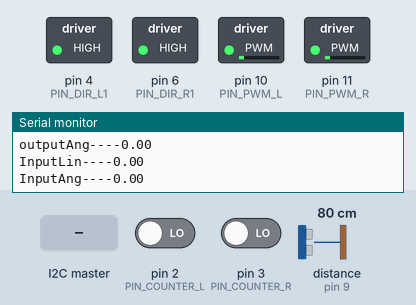
Bench run of a sketch on a simulated Arduino Uno, built with avr-gcc and run on an emulated ATmega328P. Shown: switched loads named in the sketch (green lamp = pin HIGH), the last lines printed to the serial monitor. Wiring (inferred from the names in the program): ultrasonic range finder: trigger pin 8; echo pin 9. The inputs (shaded band) are chosen by the test bench; at power-on: distance to the obstacle (sensor on pin 9) 80 cm, pin 2 (PIN_COUNTER_L) LOW, pin 3 (PIN_COUNTER_R) LOW. The echo pulse lasts 58.3 µs per cm; pins used as bus, display or sensor lines are not drawn.

Above: at 1.2 s.
1.3 s: distance to the obstacle (sensor on pin 9) set to 2 cm
At 2.6 s:
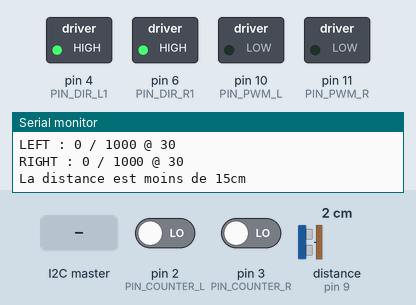
3.5 s: pin 2 (PIN_COUNTER_L) driven HIGH
6.5 s: pin 3 (PIN_COUNTER_R) driven HIGH
9.5 s: the I2C master sends the byte 1
11.0 s: the I2C master sends the byte 2
12.5 s: distance to the obstacle (sensor on pin 9) set to 13 cm
14.3 s: distance to the obstacle (sensor on pin 9) set to 17 cm
At 15.6 s:
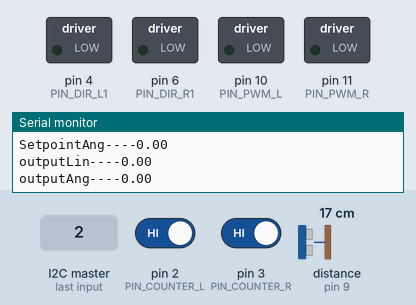
Timing chart, 0 to 17.3 s (numbered marks = the images above; inputs shaded):
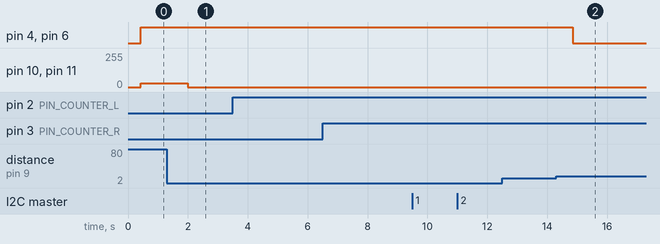

Measured:
- the behaviour switches between 15 and 16 cm on distance to the obstacle (sensor on pin 9) (found by bisection; images 1 and 2)
- after the input at 1.3 s, pin 10 (PIN_PWM_L), pin 11 (PIN_PWM_R): 30/255 → 0/255 after 0.70 s
- after the input at 14.3 s, pin 4 (PIN_DIR_L1), pin 6 (PIN_DIR_R1): HIGH → LOW after 0.56 s

The sketch:

Moteurs-Communication.ino
```cpp
#include <EEPROM.h>

void setup() {
  Communications_setup();
  Moteurs_setup();

  doMove(100/*Left*/, 100/*Right*/, 30); // 2 distances en cm et la vitesse de 0-255 ATTENTION? IL FAUT CHANGER LE RATIO DE DISTANCE POUR LES NOUVELLES CHENILLES
}

void loop() {
  Moteurs_loop();
}
```

Communications.ino
```cpp
// Configuration
#define BUFFER_SIZE 32
#define I2C_ADDRESS 8

// Debug
#define DEBUG
#ifdef DEBUG
 #define DEBUG_PRINT(x)  Serial.print (x)
 #define DEBUG_PRINTLN(x)  Serial.println (x)
#else
 #define DEBUG_PRINT(x)
#endif

#include <Wire.h>

// Variables globales
char buffer_receive[BUFFER_SIZE];
char buffer_send[BUFFER_SIZE];
int sofar;

void Communications_setup() {
  #ifdef DEBUG
    Serial.begin(9600);
    while (!Serial);
    Serial.println("Debug started");
  #endif

  Wire.begin(I2C_ADDRESS);
  Wire.onRequest(wireSendEvent);
  Wire.onReceive(wireReceiveEvent);
}

float parseNumber(char code,float fallback) {
  char *ptr=buffer_receive;
  while(ptr && *ptr && ptr<buffer_receive+sofar) {
    if(*ptr==code) {
      return atof(ptr+1);
    }
    ptr=strchr(ptr,' ')+1;
  }
  return fallback;
}

bool parsePresent(char code) {
  char *ptr=buffer_receive;
  while(ptr && *ptr && ptr<buffer_receive+sofar) {
    if(*ptr==code) {
      return 1;
    }
    ptr=strchr(ptr,' ')+1;
  }
  return 0;
}

void processCommand() {
  long cmd;

  // Commandes F
  cmd = parseNumber('F',-1);
  switch(cmd) {
    case  1: { // F1 : se déplacer
      // Ex : F1 R999999.99 L999999.99 S999
      doMove(parseNumber('R', 0), parseNumber('L', 0), parseNumber('S', 0));
      break;
      }
    default:  break;
  }

  // Commandes Q
  cmd = parseNumber('Q',-1);
  switch(cmd) {
    case 1: { // Q1 : Demande de position
      getPosition(parsePresent('R'), parsePresent('L'));
      break;
    }
    case 2: { // Q2 : Demande d'information des capteurs
      getSensors(parsePresent('A'), parsePresent('B'), parsePresent('C'), parsePresent('D'));
      break;
    }
    default:  break;
  }
}

void getPosition(bool R, bool L) {
  DEBUG_PRINT("You asked for position ");
  if(R) DEBUG_PRINT("right ");
  if(L) DEBUG_PRINT("left ");
  DEBUG_PRINTLN();

  wireSend("Q1 R42 L42");
}

void getSensors(bool A, bool B, bool C, bool D) {
  DEBUG_PRINT("You asked for sensors ");
  if(A) DEBUG_PRINT("A ");
  if(B) DEBUG_PRINT("B ");
  if(C) DEBUG_PRINT("C ");
  if(D) DEBUG_PRINT("D ");
  DEBUG_PRINTLN();

  wireSend("Q2 A1 C3");
}

void wireReceiveEvent(int howMany) {
  DEBUG_PRINT("Receiving on I2C : ");
  char c;
  if(Wire.available() > 0) {
    while(Wire.available() > 0) {
      c = Wire.read();
      if(sofar<127) buffer_receive[sofar++] = c;
      if(c=='\n') {
        buffer_receive[sofar]=0;
        DEBUG_PRINTLN(buffer_receive);
        processCommand();
        sofar = 0;
      }
    }
  }
}

void wireSend(char* str) {
  strncpy(buffer_send, str, 32);
  strncat(buffer_send, "\n", 32);
}

void wireSendEvent() {
  Wire.write(buffer_send);
}
```

Moteurs.ino
```cpp
#include <PID_v1.h>
#include <Time.h>
#include <Arduino.h>
// PID myPID(&Input, &Output, &Setpoint, Kp, Ki, Kd, DIRECT);
// Set point sera un distance à atteindre, la consigne.
// Input la distance à laquelle on se trouve
// Output la valeur de PWM


// Définition des pins Arduino
#define PIN_DIR_L1 4 // Sélecteur de direction 1 du moteur L
#define PIN_PWM_L 10 // PWM pour régler la vitesse du moteur L
#define PIN_DIR_R1 6 // Sélecteur de direction 1 du moteur R
#define PIN_PWM_R 11 // PWM pour régler la vitesse du moteur R
#define PIN_COUNTER_L 2 // Roue codeuse du moteur L
#define PIN_COUNTER_R 3 // Roue codeuse du moteur R
#define PIN_COUNTER_DIRECTION_L 12 // Direction Roue codeuse du moteur L
#define PIN_COUNTER_DIRECTION_R 13 // Direction Roue codeuse du moteur R
#define PIN_ULTRASONS_TRIG 8 // Capteur ultrasons
#define PIN_ULTRASONS_ECHO 9 // Capteur ultrasons

// Autres constantes
#define CM_TO_COUNT_RATIO 0.1 // Nombre de centimètres par compte des roues codeuses
#define SPEEDSOUND 340 // Vitesse du son en m/s
#define FORWARD 1
#define BACKWARD 0

// Variables globales
//Roue codeuse
long comptL = 0;
long comptR = 0;
bool lastComptL = LOW;
bool lastComptR = LOW;
long comptTargetL = 0;
long comptTargetR = 0;
//Moteurs
int directionL = FORWARD;
int directionR = FORWARD;
int SpeedR;
int SpeedL;
//Ultra-sons
float distUS;
//PID
double SetpointLin, InputLin, OutputLin,SetpointAng, InputAng, OutputAng;
double OutputR,OutputL;
//Specify the links and initial tuning parameters
PID PIDlineaire(&InputLin, &OutputLin, &SetpointLin,2,5,0, RISING);
PID PIDangulaire(&InputAng, &OutputAng, &SetpointAng,2,1,0, RISING);


// Moteurs_setup doit être appelé dans le setup() de l'Arduino pour configurer le module moteurs
void Moteurs_setup() {
  pinMode(PIN_DIR_L1, OUTPUT);
  pinMode(PIN_PWM_L, OUTPUT);

  pinMode(PIN_DIR_R1, OUTPUT);
  pinMode(PIN_PWM_R, OUTPUT);

  pinMode(PIN_COUNTER_L, INPUT);
  pinMode(PIN_COUNTER_R, INPUT);

  pinMode(PIN_ULTRASONS_TRIG,OUTPUT);
  pinMode(PIN_ULTRASONS_ECHO, INPUT);

  PIDlineaire.SetMode(AUTOMATIC); //turn on the PID
  PIDangulaire.SetMode(AUTOMATIC);
  InputLin=0;
  //Gestion des interruptions.Dans l'arduino UNO il existe deux pins dédiées à l'intérruption la 2 et la 3
  attachInterrupt(0, roueCodeuse, CHANGE); // le 0 correspond à la pin 2
  attachInterrupt(1, roueCodeuse, CHANGE); //le 1 correspond à la pin 3
  SetpointAng = 0;
}

// Moteurs_loop doit être appelé dans le loop() de l'Arduino pour gérer le module moteurs
void Moteurs_loop() {
  motorManagement();
  ultrasons();
  Serial.print("SetpointLin----");
  Serial.println(SetpointLin);
  Serial.print("SetpointAng----");
  Serial.println(SetpointAng);
  Serial.print("outputLin----");
  Serial.println(OutputLin);
  Serial.print("outputAng----");
  Serial.println(OutputAng);
  Serial.print("InputLin----");
  Serial.println(InputLin);
  Serial.print("InputAng----");
  Serial.println(InputAng);
}

// regulateMotors se charge de réguler la vitesse des moteurs pour atteindre l'objectif de distance fixé
void motorManagement() {
  DEBUG_PRINT("LEFT : ");
  DEBUG_PRINT(comptL);
  DEBUG_PRINT(" / ");
  DEBUG_PRINT(comptTargetL);
  DEBUG_PRINT(" @ ");
  DEBUG_PRINTLN(SpeedL);


  DEBUG_PRINT("RIGHT : ");
  DEBUG_PRINT(comptR);
  DEBUG_PRINT(" / ");
  DEBUG_PRINT(comptTargetR);
  DEBUG_PRINT(" @ ");
  DEBUG_PRINTLN(SpeedR);

  if (distUS > 15){
    if(SpeedL > 0){
      digitalWrite(PIN_DIR_L1, 1);
    } else {
      digitalWrite(PIN_DIR_L1, 0);
    }
    if(SpeedR > 0) {
      digitalWrite(PIN_DIR_R1, 1);
    } else {
      digitalWrite(PIN_DIR_R1, 0);
    }
    analogWrite(PIN_PWM_R, SpeedR);
    analogWrite(PIN_PWM_L, SpeedL);
  }
 else {
   Serial.println("La distance est moins de 15cm ");
   analogWrite(PIN_PWM_L, 0);
   analogWrite(PIN_PWM_R, 0);
  }
}

// updateCodingWheels met à jour comptL et comptR si les roues codeuses respectives ont tourné
/*void roueCodeuseL() {
  if (digitalRead(PIN_COUNTER_DIRECTION_L) == digitalRead(PIN_COUNTER_L)) {
    comptL++;
  }else {
    comptL--;
  }
  InputLin=(comptR+comptL)/2;
  InputAng=(comptR-comptL);
  SpeedR = OutputLin + OutputAng;
  SpeedL = OutputLin - OutputAng;
  PIDangulaire.Compute();
  PIDlineaire.Compute();
}
void roueCodeuseR() {
  if (digitalRead(PIN_COUNTER_DIRECTION_R )==digitalRead( PIN_COUNTER_R )) {
    comptR++;
  }else {
    comptR--;
  }
  InputLin=(comptR+comptL)/2;
  InputAng=(comptR-comptL);
  SpeedR = OutputLin + OutputAng;
  SpeedL = OutputLin - OutputAng;
  PIDangulaire.Compute();
  PIDlineaire.Compute();
}*/
void roueCodeuse() {
  // Compter uniquement si la mesure est différente de la dernière
  if (digitalRead(PIN_COUNTER_L) != lastComptL) {
    comptL++;
    lastComptL = !lastComptL;
  }

  if (digitalRead(PIN_COUNTER_R) != lastComptR) {
    comptR++;
    lastComptR = !lastComptR;
  }
  //Voir image du PID régulation dans la documentation
  InputLin=(comptR+comptL)/2;
  InputAng=(comptR-comptL);
  SpeedR = OutputLin + OutputAng;
  SpeedL = OutputLin - OutputAng;
  PIDangulaire.Compute();
  PIDlineaire.Compute();
}

// Fonction recevant l'ordre de se déplacer. right et left en cm (positif = en avant, négatif = en arrière). speed en pourcents (0 à 100)
void doMove(float left, float right, float speed) {
  float absRight = abs(right);
  float absLeft = abs(left);

  // On ajoute le nombre de count des roues codeuses au target
  comptTargetR += absRight/CM_TO_COUNT_RATIO;
  comptTargetL += absLeft/CM_TO_COUNT_RATIO;
  SetpointLin = comptTargetR;
  SpeedR = speed;
  SpeedL = speed;
}

//Fonction calculant la distance entre un objet et le robot pour ainsi arrêter le robot en urgence avant la percution.
void ultrasons()
{
  digitalWrite(PIN_ULTRASONS_TRIG, HIGH);
  delayMicroseconds (10);
  digitalWrite(PIN_ULTRASONS_TRIG, LOW);

  // Calcul de la durée de l'état haut sur la broche ECHO
  unsigned long duration = pulseIn(PIN_ULTRASONS_ECHO, HIGH);

  //Calcul de la distance
  duration = duration/2;
  float temps = duration/10000.0;
  distUS = temps*SPEEDSOUND; //en cm
  delay(250);
  Serial.print("distance ultrasons---- ");
  Serial.println(distUS);
}
```
